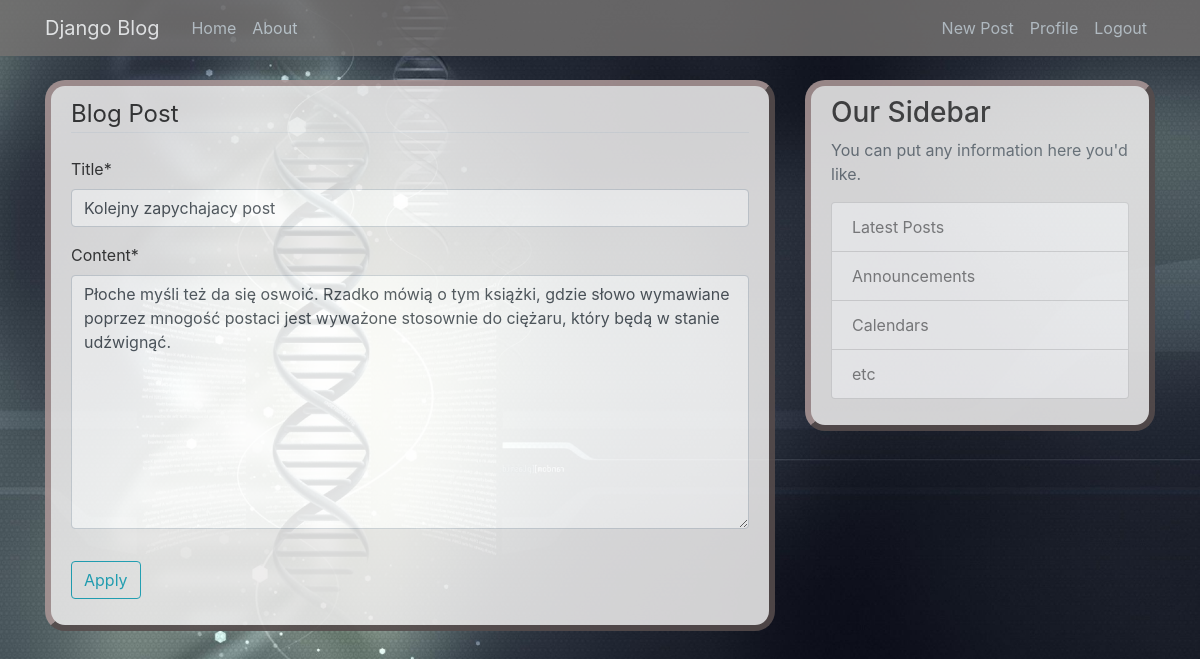
/post/38/update/ (signed in), run on the app's committed database.
### blog/models.py (models this page shows, shortened)
class Post(models.Model):
    title = models.CharField(max_length=100)
    content = models.TextField()
    date_posted = models.DateTimeField(default=timezone.now)
    author = models.ForeignKey(User, on_delete=models.CASCADE)

### blog/views.py (the view, shortened to what this page needs)
# urls.py: path('post/<int:pk>/update/', views.PostUpdateView.as_view(), name='post-update'),
class PostUpdateView(LoginRequiredMixin, UserPassesTestMixin, UpdateView):   # Używa tego samego tamplatu co PostCreateView , dodatkowo UserPassesTestMixin aby edycja tylko przez autora posta
    model = Post
    fields = ['title', 'content']
    def test_func(self):                                      # Sprawdzenie czy osoba chcąca edytować jest autorem
        post = self.get_object()
        return self.request.user == post.author               # Można zrobić z if self.request.user == post.author: return True, else: False

### blog/templates/blog/post_form.html (shortened to what this page needs)
{% extends "blog/base.html" %}
{% load crispy_forms_tags %}
{% block content %}
<div class="content-section">
    <form method="POST">
        <fieldset class="form-group">
            <legend class="border-bottom mb-4">Blog Post</legend>
            {{ form|crispy }}
        </fieldset>
        <div class="form-group">
            <button class="btn btn-outline-info" type="submit">Apply</button>
        </div>
    </form>
</div>
{% endblock content %}

### blog/static/blog/style.css (style rules this page uses)
body { background: #fafafa; color: #333333; margin-top: 5rem; background-image: url("/../media/med.jpg"); background-size: 100%; background-repeat: no-repeat; }
.content-section { background: #ecebeb; padding: 10px 20px; border: 6px outset #aa9696; border-radius: 20px; margin-bottom: 20px; opacity: 88%; }

### data on the page
Post: title "Kolejny zapychajacy post", content "Płoche myśli też da się oswoić. Rzadko mówią o tym książki, gdzie słowo wymawiane poprzez mnogość postaci jest wyważone stosownie do ciężaru, który będą w stanie udźwignąć."
